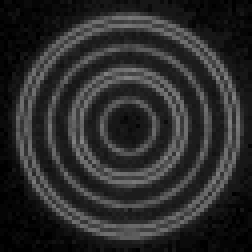
#> input picture historef/template/fiducial_mark.HnE.png, 63 x 63 px (shown 4 times larger); its folder holds 4 pictures in this run
$ python referencer.py --nge template/fiducial_mark.HnE.png --hne template/fiducial_mark.HnE_121.png --aligned template/fiducial_mark.HnE_61.png   (older library calls are emulated)
#> lines starting #> are read from the running program, lines starting #| are printed output that depends on the picture
### historef/matchraster.py
import subprocess
import random
import tempfile
from pathlib import Path
import os

import matplotlib.pyplot as plt
from sklearn.cluster import DBSCAN
from sklearn.preprocessing import StandardScaler

import numpy as np
import cv2


# [167 lines left out: functions find_best_transform_eff, ps_tms, find_representative_points_with_ids, find_best_cluster, find_best_transform, error_raster_tf, not called in this run]


def warp_affine(input, tf, reference):
    input_tf = cv2.warpAffine(input, tf[:2, :], (reference.shape[1], reference.shape[0]))
    return input_tf


def error_raster_sad(A, B):
    error = np.sum(np.abs(A - B)) / A.size
    return error


# [29 lines left out: function error_raster_ccorr, not called in this run]


def preprocess_image(image, channel=None, xy_swap=False, blur=None, gamma=None, inverse=False):

    # Check if a specific channel is selected
    if channel is not None:
        if channel < image.shape[2]:
            gray_image = image[:, :, channel]
        else:
            raise ValueError("Invalid channel number")
    else:
        # Check if the image is grayscale already
        if len(image.shape) == 2:
            gray_image = image
        else:
            # Convert the image to grayscale using all channel information
            gray_image = cv2.cvtColor(image, cv2.COLOR_BGR2GRAY)

    # Check if blur is specified and apply blur
    if blur is not None:
        if blur > 0:
            gray_image = cv2.GaussianBlur(gray_image, (blur, blur), 0)
        else:
            raise ValueError("Blur value must be greater than 0")

    if gamma is not None:
        gray_image = wb_level(gray_image, gamma=gamma)

    # Check if xy_swap is True and transpose the image
    if xy_swap:
        gray_image = np.transpose(gray_image)

    if inverse:
        gray_image = 255 - gray_image

    return gray_image


# [88 lines left out: functions wb_level, gcps_from_pairs, execute_gdal_translate, execute_gdalwarp, warp_from_gcps, write_merged_image, not called in this run]

### historef/center.py
import os, sys, random, math
import importlib.resources as pkg_resources

import cv2
import numpy as np
from scipy import stats
from scipy.signal import convolve2d


def get_fiducial_mark_centers(im_sbcd, im_tmpl_option='sbcd', max_circles=384, min_dist=150, min_intensity=50, square_size=5):
    """Detect fiducial marks in a given image and a template.
    The image and the template should be grayscale images.

    Usage:
    centers, im_matched = get_fiducial_mark_centers(im_nge, im_nge_tmpl, min_dist = 200)

    Parameters:
    - im_sbcd: a large grayscale image, either histology or NGE
    - im_tmpl_option: a small grayscale image of a single template of fiducial mark
      select 'sbcd'|'HnE' (default: 'sbcd')
    - max_circles: maximum number of fiducial marks to be detected
    - min_dist: minimum distance between fiducial marks
    - min_intensity: minimum intensity of fiducial marks after 2D convolution
    - square_size: size of the square to calculate the average intensity via convolution

    Returns
    - list of list
        x : x-coordinate of detected centers
        y : y-coordinate of detected centers
        filter : PASS or FAIL, based on the current filtering criteria.
        intensity : Mean intensity values at the center after template matching and convolution
        pixels_in : Number of pixels "inside" the region proximal to the center (higher the better)
        pixels_out : Number of pixels "outside" the region proximal to the center (lower the better)
    """

    tmplf = pkg_resources.files('historef') / f"template/fiducial_mark.{im_tmpl_option}.png"
    im_tmpl = cv2.imread(str(tmplf), cv2.IMREAD_GRAYSCALE)

    ## default settings not exposed to users:
    method = cv2.TM_CCOEFF_NORMED     ## template matching method
    quantile_thres = 0.999            ## quantile threshold to extract the top 0.1% of the matched values
    quantile_high_thres = 0.9999      ## quantile threshold to extract the top 0.001% of the matched values

    ## get the input image size
    (tmpl_height, tmpl_width) = im_tmpl.shape
    (sbcd_height, sbcd_width) = im_sbcd.shape

    ## 1. perform template matching to identify possible locations of fiducial marks
    ## Perform template matching in correlation coefficient scale
    im_matched = cv2.matchTemplate(im_sbcd, im_tmpl, method)
    ## 2. Zero out values below top 0.1% threshold
    im_matched_thres = np.quantile(im_matched, quantile_thres)
    im_matched_thres_high = np.quantile(im_matched, quantile_high_thres)
    im_matched[im_matched < im_matched_thres] = 0
    ## Normalize the image to 0-255
    im_matched = cv2.normalize(im_matched, dst=None, alpha=0, beta=255, norm_type=cv2.NORM_MINMAX, dtype=cv2.CV_8U)
    ## the image dimension should be (sbcd_width - tmpl_width + 1, sbcd_height - tmpl_height + 1)
    (matched_height, matched_width) = im_matched.shape

    ## 3. perform a 2D convolution to pinpoint the center of fiducial marks
    intensity_map = np.zeros_like(im_matched, dtype=np.float32)
    kernel = np.ones((square_size, square_size), dtype=np.float32) / (square_size ** 2)
    intensity_map    = convolve2d(im_matched, kernel, mode='valid', boundary='fill', fillvalue=0)
    ## the image dimension should be (sbcd_width - tmpl_width - square_size + 1, sbcd_height - tmpl_height - square_size + 1)
    (intensity_height, intensity_width) = intensity_map.shape

    ## 4. Iteratively identify top N brightest squares using greedy algorithm
    brightest_squares = []
    offset_h = square_size // 2 + tmpl_height // 2
    offset_w = square_size // 2 + tmpl_width // 2
    n_detected = 0
    n_skipped = 0
    while len(brightest_squares) < max_circles:
        # Find the brightest location
        min_val, max_val, min_loc, max_loc = cv2.minMaxLoc(intensity_map)
        if max_val < min_intensity:
            # No more bright squares to find
            break

        cx = max_loc[0] + offset_w  ## x coordinate of the center in the original image
        cy = max_loc[1] + offset_h  ## y coordinate of the center in the original image
        mx = max_loc[0] + (square_size // 2)  ## x coordinate of the center in the matched image
        my = max_loc[1] + (square_size // 2)  ## y coordinate of the center in the matched image

        ## take 51x51 pixels around the center to make sure that the center is not a false positive
        ex_h = 50
        ex_w = 50

        ## Extract the 51x51 pixels around the center
        im_neighbor = im_matched[(my-ex_h):(my+ex_h+1), (mx-ex_w):(mx+ex_w+1)]

        ## take 9x9 squares to ignore in false positive detection
        sm_h = tmpl_height // 10
        sm_w = tmpl_width // 10

        ## Threshold the pixels to ignore the center
        thres_neighbor = im_matched_thres_high  ## intensity threshold to consider as false positives
        thres_out_pixels = ex_h * ex_w // 50            ## the number of pixels to be detected outside the center regions to be considered as false positives
        thres_in_pixels  = (sm_h * sm_w) // 3

        pixels_in  = (im_neighbor[(ex_h-sm_h):(ex_h+sm_h+1), (ex_w-sm_w):(ex_w+sm_w+1)] > thres_neighbor).sum()
        pixels_all = (im_neighbor > thres_neighbor).sum()
        pixels_out = pixels_all - pixels_in

        ## 5. check whether the number of pixels above the threshold is larger than the threshold
        if ( pixels_out > thres_out_pixels or pixels_in < thres_in_pixels ): ## this is not a genuine fiducial mark
            # print("Skipped a fiducial mark at (%d, %d) with (%d, %d)" % (cx, cy, pixels_in, pixels_out), file=sys.stderr)
            brightest_squares.append([cx, cy, "FAIL", max_val, pixels_in, pixels_out])
            n_skipped += 1
        else:
#           print("Detected a fiducial mark at (%d, %d) with (%d, %d)" % (cx, cy, pixels_in, pixels_out), file=sys.stderr)
            brightest_squares.append([cx, cy, "PASS", max_val, pixels_in, pixels_out])
            n_detected += 1

        # 6. Zero out a (min_dist x min_dist) area around the found square to a low value to avoid close picks
        x_start = max(0, max_loc[0] - min_dist)
        y_start = max(0, max_loc[1] - min_dist)
        x_end = min(matched_width, max_loc[0] + min_dist)
        y_end = min(matched_height, max_loc[1] + min_dist)
        intensity_map[y_start:y_end, x_start:x_end] = 0

    print("detected %d fiducial marks and skipped %d" % (n_detected, n_skipped), file=sys.stderr)

    ## sort the coordinates by x and y
    brightest_squares.sort(key=lambda x: x[1])
    brightest_squares.sort(key=lambda x: x[0])

    return brightest_squares, im_matched


# [19 lines left out: function get_fiducial_mark_centers_hough, not called in this run]

### historef/referencer.py
import argparse
from pathlib import Path

import numpy as np
import cv2
import matplotlib.pyplot as plt
from matplotlib.ticker import MultipleLocator

from historef.center import get_fiducial_mark_centers
from historef.grid import \
    construct_grid_graph, \
    identify_scale_factor, \
    identify_rotation_angle,\
    plot_edges
from historef.transform import \
    find_overlapping_transform, \
    apply_transform_points,\
    find_nearest_pairs
from historef.util import intensity_cut
from historef.matchraster import \
    find_best_transform_eff, preprocess_image,\
    write_merged_image,\
    warp_from_gcps


def main():
    parser = argparse.ArgumentParser(description='Process some files.')
    parser.add_argument('--nge', required=True, type=str, help='Path to the NGE image')
    parser.add_argument('--hne', required=True, type=str, help='Path to the H&E image')
    parser.add_argument('--aligned', required=True, type=str, help='Path to the aligned image')

    # Add arguments for each parameter in the params dictionary
    parser.add_argument('--nge_xy_swap', type=lambda x: (str(x).lower() == 'true'), help='Override nge_xy_swap value')
    parser.add_argument('--nge_center_channel', type=int, help='Override nge_center_channel value')
    parser.add_argument('--nge_center_template', type=str, help='Override nge_center_template value')
    parser.add_argument('--nge_center_min_dist', type=int, help='Override nge_center_min_dist value')
    parser.add_argument('--hne_xy_swap', type=lambda x: (str(x).lower() == 'true'), help='Override hne_xy_swap value')
    parser.add_argument('--hne_center_channel', type=int, help='Override hne_center_channel value')
    parser.add_argument('--hne_center_template', type=str, help='Override hne_center_template value')
    parser.add_argument('--hne_center_min_dist', type=int, help='Override hne_center_min_dist value')
    parser.add_argument('--hne_intensity_cut', type=float, help='intensity cut for H&E. choose between 0-1. default 0.9')
    parser.add_argument('--matching_max_nearest', type=float, help='Override matching_max_nearest value')
    parser.add_argument('--buffer', type=int, help='increase this if no transform found')
    parser.add_argument('--nge_raster_channel', type=int, help='Override nge_raster_channel value')
    parser.add_argument('--nge_raster_blur', type=int, help='Override nge_raster_blur value')
    parser.add_argument('--nge_raster_gamma', type=float, help='Override nge_raster_gamma value')
    parser.add_argument('--nge_raster_invert', type=lambda x: (str(x).lower() == 'true'), help='invert nge_raster')
    parser.add_argument('--hne_raster_channel', type=int, help='Override hne_raster_channel value')
    parser.add_argument('--hne_raster_blur', type=int, help='Override hne_raster_blur value')
    parser.add_argument('--hne_raster_gamma', type=float, help='Override hne_raster_gamma value')
    parser.add_argument('--hne_raster_invert', type=lambda x: (str(x).lower() == 'true'), help='invert hne_raster')
    parser.add_argument('--matched_pair_max_distance', type=int, help='Override matched_pair_max_distance value')
    parser.add_argument('--sample_per_cluster', type=int, help='Override number of sampled transform per cluster')
    parser.add_argument('--force_cluster_id', type=int, help='Override best cluster id')
    parser.add_argument('--error_type', type=str, help='error type. ccorr or sad')
    parser.add_argument('--simg', type=str, help='singularity image location for gdal')

    args = parser.parse_args()

    params = {
        'nge_xy_swap': True,
        'nge_center_channel': 0,
        'nge_center_template': 'sbcd',
        'nge_center_min_dist': 200,
        'hne_xy_swap': True,
        'hne_center_channel': 0,
        'hne_center_template': 'HnE_121',
        'hne_center_min_dist': 300,
        'hne_intensity_cut': 0.9,
        'matching_max_nearest': 0.4,
        'buffer': 300,
        'nge_raster_channel':2,
        'nge_raster_blur':5,
        'nge_raster_gamma':1,
        'nge_raster_invert':False,
        'hne_raster_channel':1,
        'hne_raster_blur':5,
        'hne_raster_gamma':1,
        'hne_raster_invert': True,
        'matched_pair_max_distance': 100,
        'sample_per_cluster': 5,
        'force_cluster_id': -1,
        'error_type': 'ccorr',
        'simg': ''
    }

    # Update params with any provided arguments
    for key in params:
        if getattr(args, key, None) is not None:
            params[key] = getattr(args, key)

    nge_path = Path(args.nge)
    hne_path = Path(args.hne)
    aligned_parent_dir = Path(args.aligned).parent

    if check_file_paths(nge_path, hne_path, aligned_parent_dir):
        print("All files and directories exist. Proceeding with process.")
        process(str(nge_path), str(hne_path), args.aligned, params)
    else:
        print("One or more files/directories do not exist. Exiting.")


def check_file_paths(nge_path, hne_path, aligned_parent_dir):
    """Check if the provided file paths and directories exist."""
    if not nge_path.exists():
        print(f"Error: The file {nge_path} does not exist.")
        return False
    if not hne_path.exists():
        print(f"Error: The file {hne_path} does not exist.")
        return False
    if not aligned_parent_dir.exists():
        print(f"Warning: The directory {aligned_parent_dir} does not exist. Creating it.")
        aligned_parent_dir.mkdir(parents=True, exist_ok=True)
    return True


def process(ngef, hnef, alignf, params):

#> called with ngef = 'template/fiducial_mark.HnE.png', hnef = 'template/fiducial_mark.HnE_121.png', alignf = 'template/fiducial_mark.HnE_61.png'
    output_dir = Path(alignf).parent

    im_nge_raw = cv2.imread(ngef, cv2.IMREAD_COLOR)
#> im_nge_raw is the input picture: shape (63, 63, 3); min 0, max 133, mean 43.1
    im_nge = preprocess_image(
        im_nge_raw,
        channel=params['nge_center_channel'],
        xy_swap=params['nge_xy_swap'])
#> in preprocess_image, `gray_image = np.transpose(gray_image)`:
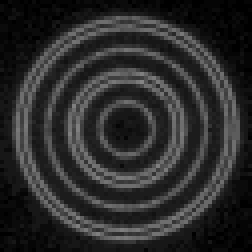
#> gray_image: shape (63, 63) (shown 4 times larger); min 0, max 133, mean 43.1
    circles_nge, _ = get_fiducial_mark_centers(
        im_nge,
        params['nge_center_template'],
        min_dist=params['nge_center_min_dist'])
    v_nge, e_nge = construct_grid_graph(circles_nge)
    plot_edges(v_nge, e_nge, output_dir / "nge_graph.png")

    im_hne_raw = cv2.imread(hnef, cv2.IMREAD_COLOR)
    im_hne = intensity_cut(im_hne_raw, params['hne_intensity_cut'])
    im_hne = preprocess_image(
        im_hne,
        xy_swap=params['hne_xy_swap'])
    circles_hne, _ = get_fiducial_mark_centers(
        im_hne,
        params['hne_center_template'],
        min_dist=params['hne_center_min_dist'])
    v_hne, e_hne = construct_grid_graph(circles_hne)
    plot_edges(v_hne, e_hne, output_dir / "hne_graph.png")

    scale_factor, xgrid_nge, xgrid_hne = \
        identify_scale_factor(e_nge, e_hne)
    rotation = identify_rotation_angle(e_hne)
    print(f"Scale Factor: {scale_factor}, Rotation Angle: {rotation}")

    tms, avg_distances = find_overlapping_transform(
        v_nge, v_hne,
        rotation, scale_factor,
        max_nearest=params['matching_max_nearest']*xgrid_nge,
        buffer=params['buffer'])
    plot_edges(
        apply_transform_points(v_hne, tms[0]), e_nge,
        output_dir / "matching_sample.png")

    nge_raster = preprocess_image(
        im_nge_raw, xy_swap=params['nge_xy_swap'],
        channel=params['nge_raster_channel'],
        blur=params['nge_raster_blur'],
        gamma=params['nge_raster_gamma'],
        inverse=params['nge_raster_invert']
        )

    cv2.imwrite(str(output_dir / "nge_preprocessed.png"), nge_raster)

    hne_raster = preprocess_image(
        im_hne_raw, xy_swap=params['hne_xy_swap'],
        channel=params['hne_raster_channel'],
        blur=params['hne_raster_blur'],
        gamma=params['hne_raster_gamma'],
        inverse=params['hne_raster_invert'])
    cv2.imwrite(str(output_dir / "hne_preprocessed.png"), hne_raster)

    best_tf, best_idx, errors  = \
        find_best_transform_eff(
            nge_raster, hne_raster, tms,
            output_dir,
            k=params['sample_per_cluster'],
            force_cluster_id=params['force_cluster_id'],
            error_type=params['error_type'])
    print(f"Best Transform (ID {best_idx}):", best_tf)
    print("errors:", errors)
    plot_errors(
        errors['error_all_clusters'],
        errors['errors_best_cluster'],
        output_path= output_dir / "raster_diff_errors.png")
    write_merged_image(nge_raster, hne_raster, best_tf, output_dir / "best_merged_image.png")

    matched_pairs = find_nearest_pairs(
        v_nge, v_hne, best_tf,                          #type:ignore
        threshold=params['matched_pair_max_distance'])  #type:ignore
    warp_from_gcps(matched_pairs, hnef, alignf, simg=params['simg'])
    plot_edges(
        apply_transform_points(v_hne, best_tf), e_nge,
        output_dir / "best_matched_pair.png")


# Extracting cluster IDs and corresponding errors
def plot_errors(clusters, comparison=None, dot_size=3, output_path=None):
    # Preparing data for plotting
    x_values = []
    y_values = []
    for cluster_id, errors in clusters.items():
        for error in errors:
            x_values.append(cluster_id)
            y_values.append(error)

    # Plotting cluster errors
    plt.figure(figsize=(12, 12))
    plt.scatter(
        x_values, y_values,
        s=dot_size, label='Cluster Errors')

    if comparison:
        # Determining the x-coordinate for the comparison values
        comparison_x = max(clusters.keys()) + 1
        # Plotting comparison values
        plt.scatter(
            [comparison_x] * len(comparison), comparison,
            color='red', s=dot_size,  label='Best Cluster')

    # Plot labels and title
    plt.xlabel('Cluster ID')
    plt.ylabel('Raster Differences')
    plt.gca().xaxis.set_major_locator(MultipleLocator(1))
    plt.title('Comparison of Errors Between Clusters')
    plt.legend()
    if output_path:
        plt.savefig(output_path)
    else:
        plt.show()


if __name__=='__main__':
#> (the run stopped early here; a loop or call above may not have finished)
